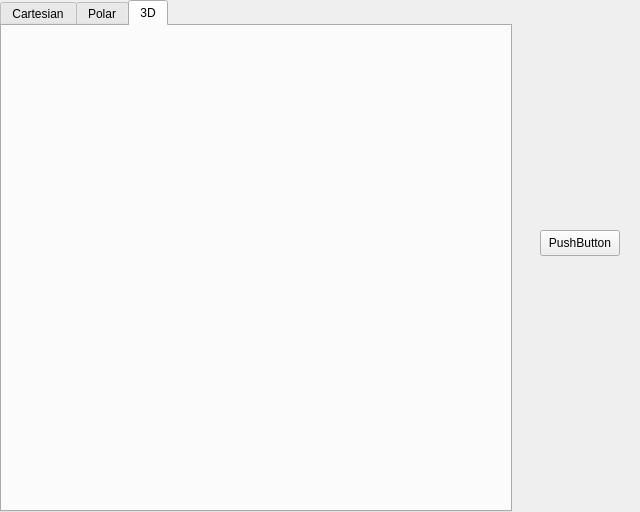
<?xml version="1.0" encoding="UTF-8"?>
<ui version="4.0">
 <class>Form</class>
 <widget class="QWidget" name="Form">
  <property name="geometry">
   <rect>
    <x>0</x>
    <y>0</y>
    <width>640</width>
    <height>512</height>
   </rect>
  </property>
  <property name="windowTitle">
   <string>Form</string>
  </property>
  <widget class="QTabWidget" name="plot_tabs">
   <property name="geometry">
    <rect>
     <x>0</x>
     <y>0</y>
     <width>512</width>
     <height>512</height>
    </rect>
   </property>
   <property name="baseSize">
    <size>
     <width>512</width>
     <height>512</height>
    </size>
   </property>
   <property name="tabPosition">
    <enum>QTabWidget::North</enum>
   </property>
   <property name="currentIndex">
    <number>2</number>
   </property>
   <widget class="QWidget" name="cartesian_plot">
    <attribute name="title">
     <string>Cartesian</string>
    </attribute>
   </widget>
   <widget class="QWidget" name="polar_plot">
    <attribute name="title">
     <string>Polar</string>
    </attribute>
   </widget>
   <widget class="QWidget" name="plot_3d">
    <attribute name="title">
     <string>3D</string>
    </attribute>
   </widget>
  </widget>
  <widget class="QPushButton" name="analyze_button">
   <property name="geometry">
    <rect>
     <x>540</x>
     <y>230</y>
     <width>80</width>
     <height>26</height>
    </rect>
   </property>
   <property name="text">
    <string>PushButton</string>
   </property>
  </widget>
 </widget>
 <resources/>
 <connections/>
</ui>
